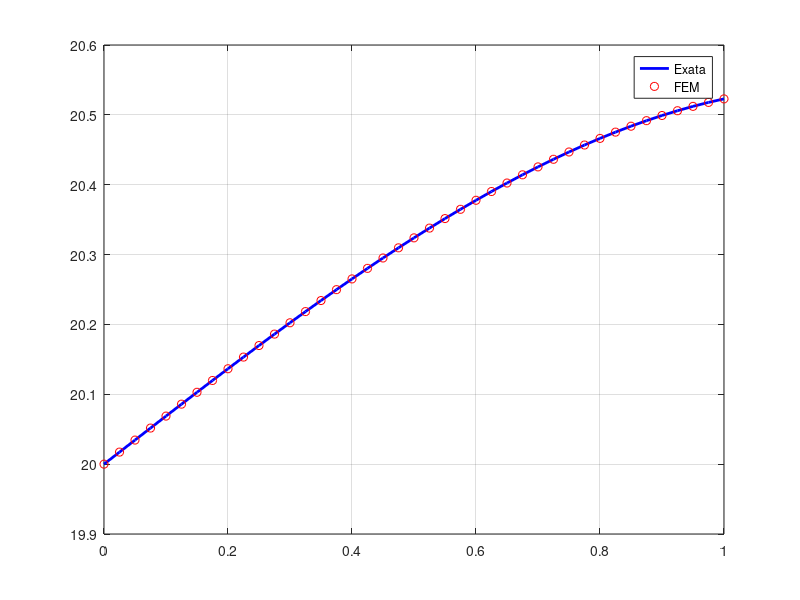

Source code (MATLAB):
clc
clear
close all

% Parâmetros
n = 41;
L = 1;
a = 20;
b = 3140/153;

x = linspace(0,L,n);
dx = x(2)-x(1);

% Inicialização
K = zeros(n,n);
F = zeros(n,1);

% Montagem FEM (linear 1D)
for i = 1:n-1

    Ke = (1/dx)*[1 -1; -1 1];
    Fe = dx/2 * [x(i); x(i+1)];

    K(i:i+1,i:i+1) += Ke;
    F(i:i+1) += Fe;
end

% Condições de contorno (Dirichlet)
K(1,:) = 0; K(1,1) = 1; F(1) = a;
K(n,:) = 0; K(n,n) = 1; F(n) = b;

% Solução
V = K \ F;

% Solução analítica
C2 = a;
C1 = 211/306;
Va = -x.^3/6 + C1*x + C2;

% Erro
erro = max(abs(V' - Va));

printf("\n=== FEM ===\n");
printf("Erro máximo: %.6f\n", erro);

% Gráfico
plot(x,Va,'b','LineWidth',2)
hold on
plot(x,V,'ro')
legend('Exata','FEM')
grid on
